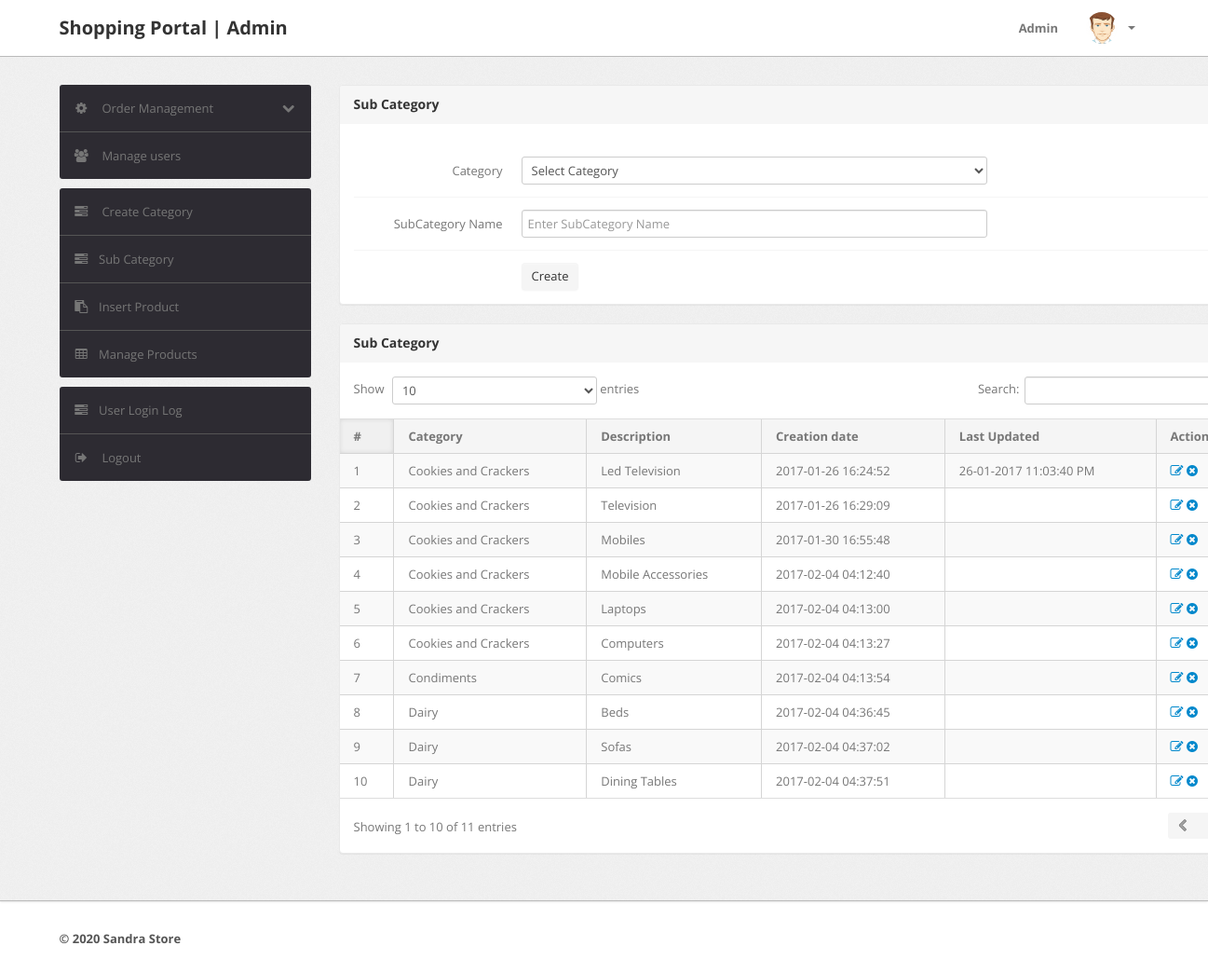
Page /admin/subcategory.php (signed in) on the committed database.
### tables this page shows
CREATE TABLE `subcategory` (
  `id` int(11) NOT NULL,
  `categoryid` int(11) DEFAULT NULL,
  `subcategory` varchar(255) DEFAULT NULL,
  `creationDate` timestamp NULL DEFAULT current_timestamp(),
  `updationDate` varchar(255) DEFAULT NULL
);

CREATE TABLE `category` (
  `id` int(11) NOT NULL,
  `categoryName` varchar(255) DEFAULT NULL,
  `categoryDescription` longtext DEFAULT NULL,
  `creationDate` timestamp NOT NULL DEFAULT current_timestamp(),
  `updationDate` varchar(255) DEFAULT NULL
);

### admin/subcategory.php (the view, shortened to what this page needs)
<?php
include('include/config.php');
if(strlen($_SESSION['alogin'])==0)
	{
header('location:index.php');
}
else{
?>
<!DOCTYPE html>
<html lang="en">
<head>
	<link type="text/css" href="bootstrap/css/bootstrap.min.css" rel="stylesheet">
	<link type="text/css" href="bootstrap/css/bootstrap-responsive.min.css" rel="stylesheet">
	<link type="text/css" href="css/theme.css" rel="stylesheet">
	<link type="text/css" href="images/icons/css/font-awesome.css" rel="stylesheet">
</head>
<body>
<?php include('include/header.php');?>
	<div class="wrapper">
		<div class="container">
			<div class="row">
<?php include('include/sidebar.php');?>
			<div class="span9">
					<div class="content">
						<div class="module">
							<div class="module-head">
								<h3>Sub Category</h3>
							</div>
							<div class="module-body">
									<br />
			<form class="form-horizontal row-fluid" name="subcategory" method="post" >
<div class="control-group">
<label class="control-label" for="basicinput">Category</label>
<div class="controls">
<select name="category" class="span8 tip" required>
<option value="">Select Category</option>
</select>
</div>
</div>
<div class="control-group">
<label class="control-label" for="basicinput">SubCategory Name</label>
<div class="controls">
<input type="text" placeholder="Enter SubCategory Name"  name="subcategory" class="span8 tip" required>
</div>
</div>
	<div class="control-group">
											<div class="controls">
												<button type="submit" name="submit" class="btn">Create</button>
											</div>
										</div>
									</form>
							</div>
						</div>
	<div class="module">
							<div class="module-head">
								<h3>Sub Category</h3>
							</div>
							<div class="module-body table">
								<table cellpadding="0" cellspacing="0" border="0" class="datatable-1 table table-bordered table-striped	 display" width="100%">
									<thead>
										<tr>
											<th>#</th>
											<th>Category</th>
											<th>Description</th>
											<th>Creation date</th>
											<th>Last Updated</th>
											<th>Action</th>
										</tr>
									</thead>
									<tbody>
<?php $query=mysqli_query($con,"select subcategory.id,category.categoryName,subcategory.subcategory,subcategory.creationDate,subcategory.updationDate from subcategory join category on category.id=subcategory.categoryid");
$cnt=1;
while($row=mysqli_fetch_array($query))
{
?>
										<tr>
											<td><?php echo htmlentities($cnt);?></td>
											<td><?php echo htmlentities($row['categoryName']);?></td>
											<td><?php echo htmlentities($row['subcategory']);?></td>
											<td> <?php echo htmlentities($row['creationDate']);?></td>
											<td><?php echo htmlentities($row['updationDate']);?></td>
											<td>
											<a href="edit-subcategory.php?id=<?php echo $row['id']?>" ><i class="icon-edit"></i></a>
											<a href="subcategory.php?id=<?php echo $row['id']?>&del=delete" onClick="return confirm('Are you sure you want to delete?')"><i class="icon-remove-sign"></i></a></td>
										</tr>
										<?php $cnt=$cnt+1; } ?>
								</table>
							</div>
						</div>
					</div>
				</div>
			</div>
		</div>
	</div>
<?php include('include/footer.php');?>
</body>
<?php } ?>

### rows in the picture
subcategory: categoryid.categoryName "Cookies and Crackers", subcategory "Led Television", creationDate "2017-01-26 16:24:52", updationDate "26-01-2017 11:03:40 PM"
subcategory: categoryid.categoryName "Cookies and Crackers", subcategory "Television", creationDate "2017-01-26 16:29:09"
subcategory: categoryid.categoryName "Cookies and Crackers", subcategory "Mobiles", creationDate "2017-01-30 16:55:48"
subcategory: categoryid.categoryName "Cookies and Crackers", subcategory "Mobile Accessories", creationDate "2017-02-04 04:12:40"
subcategory: categoryid.categoryName "Cookies and Crackers", subcategory "Laptops", creationDate "2017-02-04 04:13:00"
subcategory: categoryid.categoryName "Cookies and Crackers", subcategory "Computers", creationDate "2017-02-04 04:13:27"
subcategory: categoryid.categoryName "Condiments", subcategory "Comics", creationDate "2017-02-04 04:13:54"
subcategory: categoryid.categoryName "Dairy", subcategory "Beds", creationDate "2017-02-04 04:36:45"
subcategory: categoryid.categoryName "Dairy", subcategory "Sofas", creationDate "2017-02-04 04:37:02"
subcategory: categoryid.categoryName "Dairy", subcategory "Dining Tables", creationDate "2017-02-04 04:37:51"
